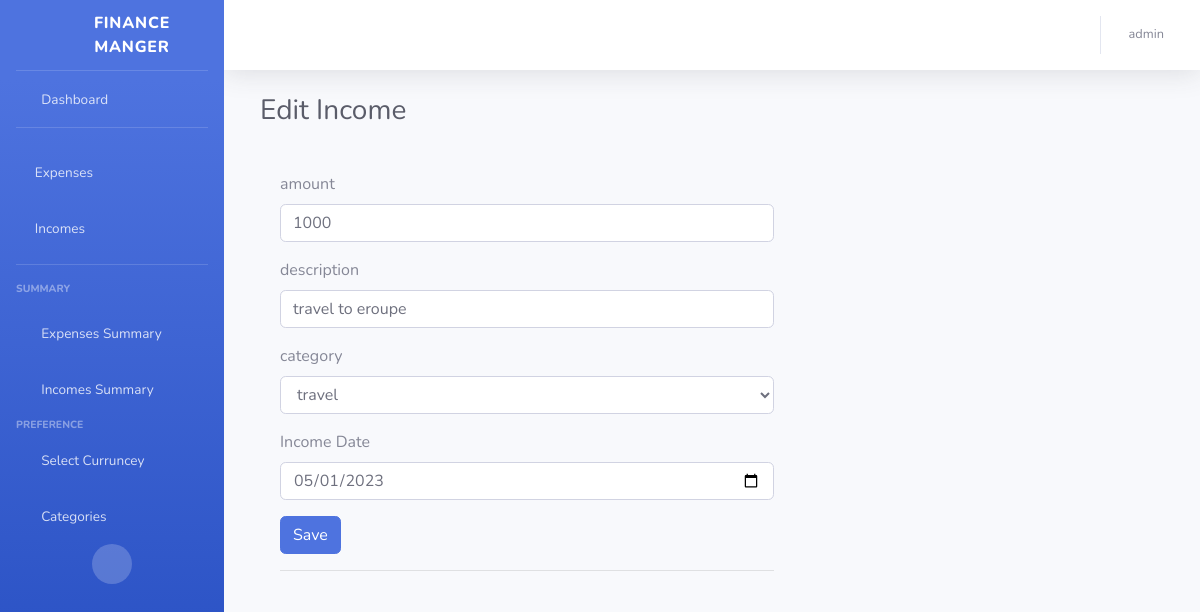
The app's page /incomes/edit-income/1 (signed in) with its own data.
### incomes/models.py (models this page shows)
class Income(models.Model):
    owner = models.ForeignKey(User,on_delete=models.CASCADE)
    amount = models.CharField(max_length=255)
    description = models.CharField(max_length=255)
    category = models.ForeignKey(Categories,on_delete=models.CASCADE)
    date = models.DateField(default=timezone.now)

### incomes/views.py (the view, shortened to what this page needs)
# urls.py: path('edit-income/<int:pk>',views.edit_income,name='edit-income'),
def edit_income(request,pk):
    categories = Categories.objects.filter(user=request.user)
    income = Income.objects.get(pk=pk)
    category = Categories.objects.get(id=income.category_id)
    context ={
        'categories' : categories,
        'income': income,
        'pk':pk,
        'cat': category
    }
    return render(request,'incomes/edit-income.html',context)

### userPreference/models.py (called while the page is built)
    def __str__(self) -> str:
        return self.name

### templates/incomes/edit-income.html (shortened to what this page needs)
{% extends 'partiels/base.html' %}
{% block content %}
<div class="container-fluid">
        <div class="col md-10">
            <div class="d-sm-flex align-items-center justify-content-between mb-4">
                <h1 class="h3 mb-0 text-gray-800">Edit Income</h1>
            </div>
        </div>
</div>
<div class="container">
        <div class="card-body">
                <div class="col-lg-7">
                        <form id="myForm" class="user" method="POST" action="{% url 'edit-income' pk%}">
                            <div class="form-group">
                                <label for="amount">amount</label>
                                <input type="text"
                                class="form-control"
                                name="amount"
                                id="amount"
                                value="{{income.amount}}"
                                placeholder="amount">
                            </div>
                            <div class="form-group">
                                <label for="description">description</label>
                                <input type="text"
                                class="form-control"
                                name="description"
                                id="description"
                                value="{{income.description}}"
                                placeholder="description (optional)">
                            </div>
                            <div class="form-group">
                                <label for="category">category</label>
                                <select name="category" class="form-control">
                                    {% for category in categories %}
                                    {% if cat == category %}
                                    <option selected value="{{category.id}}">{{category}}</option>
                                    {% else %}
                                    <option value="{{category.id}}">{{category}}</option>
                                    {% endif %}
                                    {% endfor %}
                                </select>
                                </div>
                                <div class="form-group">
                                    <label for="date">Income Date</label>
                                    <input type="date"
                                    class="form-control"
                                    name="date"
                                    id="date"
                                    value="{{income.date |date:'Y-m-d'}}">
                                </div>
                            <input type="submit" value="Save" id="add-income"
                            class="btn btn-primary">
                        </form>
                        <hr>
                    </div>
                </div>
            </div>
        </div>
{% endblock  %}

### templates/partiels/side-bar.html (shortened to what this page needs)
        <ul class="navbar-nav bg-gradient-primary sidebar sidebar-dark accordion" id="accordionSidebar">
            <a class="sidebar-brand d-flex align-items-center justify-content-center" href="index.html">
                <div class="sidebar-brand-icon rotate-n-15">
                    <i class="fas fa-fw fa-money-bill-wave"></i>
                </div>
                <div class="sidebar-brand-text mx-3">Finance Manger</div>
            </a>
            {%if request.user.is_authenticated%}
            <hr class="sidebar-divider my-0">
            <li class="nav-item">
                <a class="nav-link" href="{%url 'main-index'%}">
                    <i class="fas fa-fw fa-tachometer-alt"></i>
                    <span>Dashboard</span></a>
            </li>
                <hr class="sidebar-divider">
            <li class="nav-item">
                <a class="nav-link" href="{%url 'index'%}">
                    <i class="fas fa-money-bill-wave"></i>
                    <span>Expenses</span>
            </a></li>
            <li class="nav-item"><a class="nav-link" href="{%url 'incomes-index'%}">
                    <i class="fas fa-money-bill-wave-alt"></i>
                    <span>Incomes</span>
            </a></li><a class="nav-link" href="charts.html">
            <hr class="sidebar-divider">
            <div class="sidebar-heading">
                Summary
            </div>
            </a><li class="nav-item"><a class="nav-link" href="{% url 'expenses_summary_page' %}">
                    <i class="fas fa-fw fa-chart-pie"></i>
                    <span>Expenses Summary</span></a>
            </li>
            <li class="nav-item">
                <a class="nav-link" href="{% url 'incomes_summary_page' %}">
                    <i class="fas fa-fw fa-chart-pie"></i>
                    <span>Incomes Summary</span></a>
            </li>
            <div class="sidebar-heading">
                Preference
            </div>
            </a><li class="nav-item"><a class="nav-link" href="{% url 'userpreference' %}">
                    <i class="fas fa-fw fa-cogs"></i>
                    <span>Select Curruncey</span></a>
            </li>
            <li class="nav-item">
                <a class="nav-link" href="{% url 'categories' %}">
                    <i class="fas fa-fw fa-list"></i>
                    <span>Categories</span></a>
            </li>
{% endif %}
            <div class="text-center d-none d-md-inline">
                <button class="rounded-circle border-0" id="sidebarToggle"></button>
            </div>
        </ul>
        {%if request.user.is_authenticated%}
        <div id="content-wrapper" class="d-flex flex-column">
            <div id="content">
                <nav class="navbar navbar-expand navbar-light bg-white topbar mb-4 static-top shadow">
                    <ul class="navbar-nav ml-auto">
                        <li class="nav-item dropdown no-arrow">
                            <a class="nav-link dropdown-toggle" href="#" id="userDropdown" role="button"
                                data-toggle="dropdown" aria-haspopup="true" aria-expanded="false">
                                <span class="mr-2 d-none d-lg-inline text-gray-600 small">{{request.user.username}}</span>
                            </a>
                        </li>
                    </ul>
                    {% endif %}
                </nav>

### records on screen
Income: amount "1000", description "travel to eroupe", date "05/01/2023"

### other values on screen
{{ request.user.username }} "admin"
form field category "travel"
